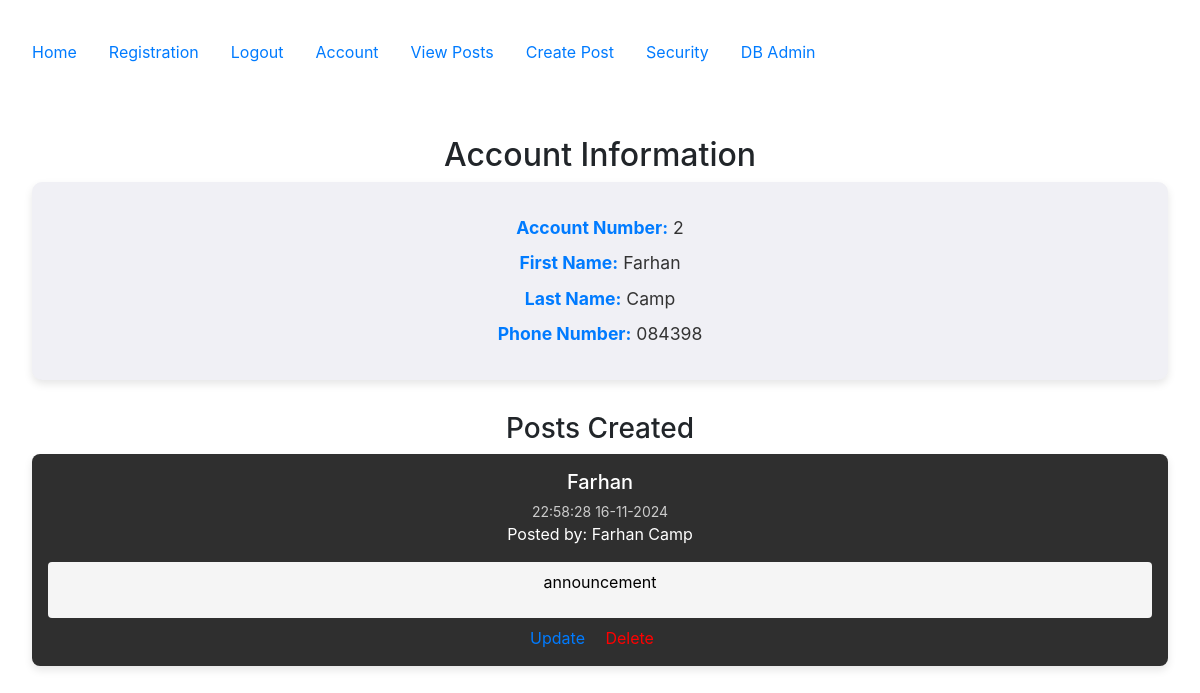
/accounts/account (signed in), run on an earlier commit of the app's database.
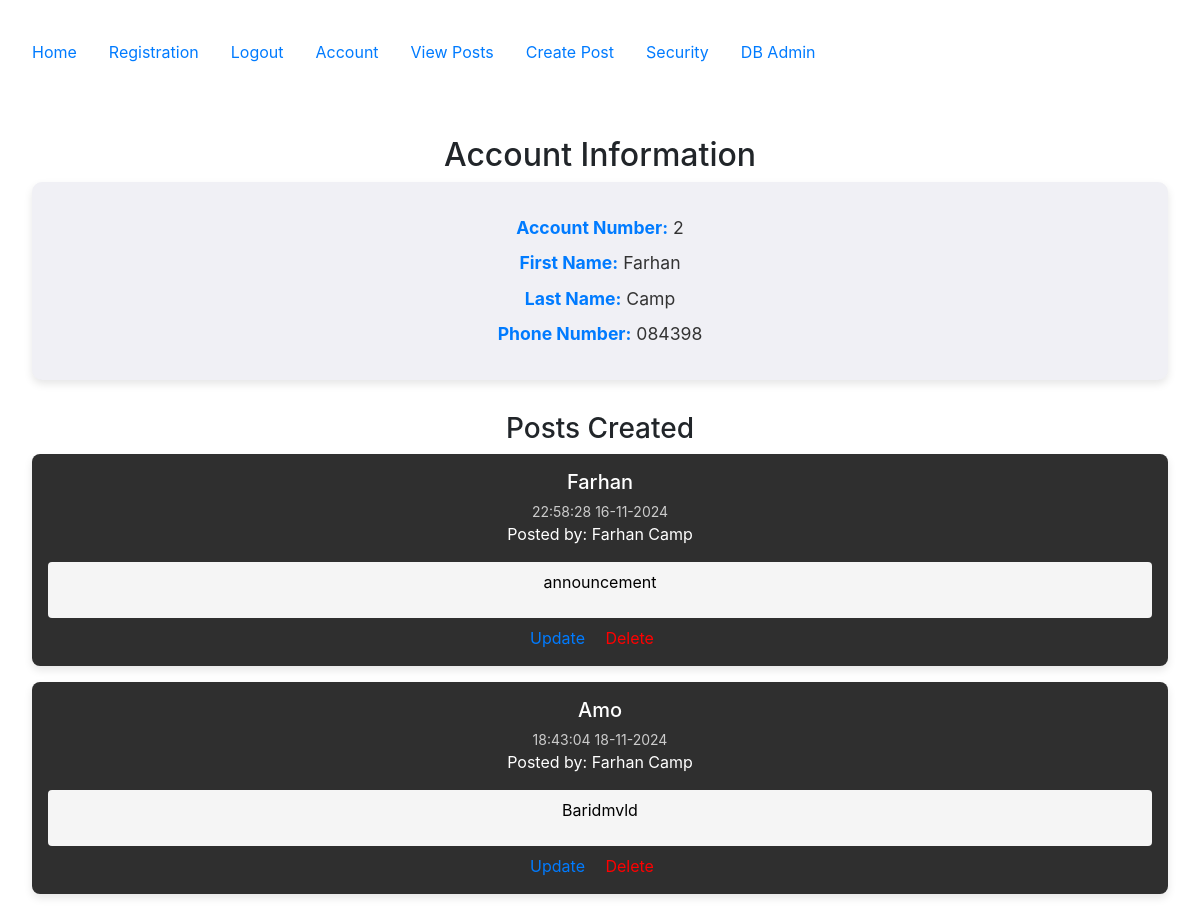
And on a later commit of the database.
### config.py (models this page shows, shortened)
class Post(db.Model):
   __tablename__ = 'posts'
   id = db.Column(db.Integer, primary_key=True)
   userid = db.Column(db.Integer, db.ForeignKey('users.id'))
   created = db.Column(db.DateTime, nullable=False, default=datetime.utcnow)
   title = db.Column(db.Text, nullable=False)
   body = db.Column(db.Text, nullable=False)
   user = db.relationship("User", back_populates="posts")

class User(db.Model, UserMixin):
    __tablename__ = 'users'
    id = db.Column(db.Integer, primary_key=True)
    email = db.Column(db.String(100), nullable=False, unique=True)
    password = db.Column(db.String(100), nullable=False)
    firstname = db.Column(db.String(100), nullable=False)
    lastname = db.Column(db.String(100), nullable=False)
    phone = db.Column(db.String(100), nullable=False)
    mfa_key = db.Column(db.String(32), nullable=False, default='')  # Store MFA key
    mfa_enabled = db.Column(db.Boolean, nullable=False, default=False)  # Track if MFA is enabled
    posts = db.relationship("Post", order_by=Post.id, back_populates="user")

### accounts/views.py (the view)
@accounts_bp.route('/account')
@login_required
def account():
    user = current_user  # Get the logged-in user
    user_posts = Post.query.filter_by(userid=user.id).all()  # Adjust column name to 'userid'
    return render_template('accounts/account.html', user=user, posts=user_posts)

### app.py (called while the page is built)
@login_manager.user_loader
def load_user(user_id):
    return User.query.get(int(user_id))

### templates/accounts/account.html (shortened to what this page needs)
{% extends "base.html" %}
{% block content %}
<h2>Account Information</h2>
{% if user.is_authenticated %}
    <div class="account-info">
        <p><strong>Account Number:</strong> {{ user.id }}</p>
        <p><strong>First Name:</strong> {{ user.firstname }}</p>
        <p><strong>Last Name:</strong> {{ user.lastname }}</p>
        <p><strong>Phone Number:</strong> {{ user.phone }}</p>
    </div>
    <h3>Posts Created</h3>
    <div class="post-container">
        {% for post in posts %}
            <div class="post-card">
                <h4>{{ post.title }}</h4>
                <small>{{ post.created.strftime('%H:%M:%S %d-%m-%Y') }}</small>
                <p>Posted by: {{ user.firstname }} {{ user.lastname }}</p>
                <div class="post-body">
                    <p>{{ post.body }}</p>
                </div>
                <div class="post-actions">
                    <a href="{{ url_for('posts.update', id=post.id) }}">Update</a>
                    <a href="{{ url_for('posts.delete', id=post.id) }}" style="color: red;">Delete</a>
                </div>
            </div>
        {% endfor %}
    </div>
{% else %}
    <p>You must be logged in to view account details.</p>
{% endif %}
{% endblock %}

What changed in the data, as far as the page shows it:
now on this page (row edited): Post: title "Amo", created "18:43:04 18-11-2024", {{ user.firstname }} "Farhan", {{ user.lastname }} "Camp", body "Baridmvld"
